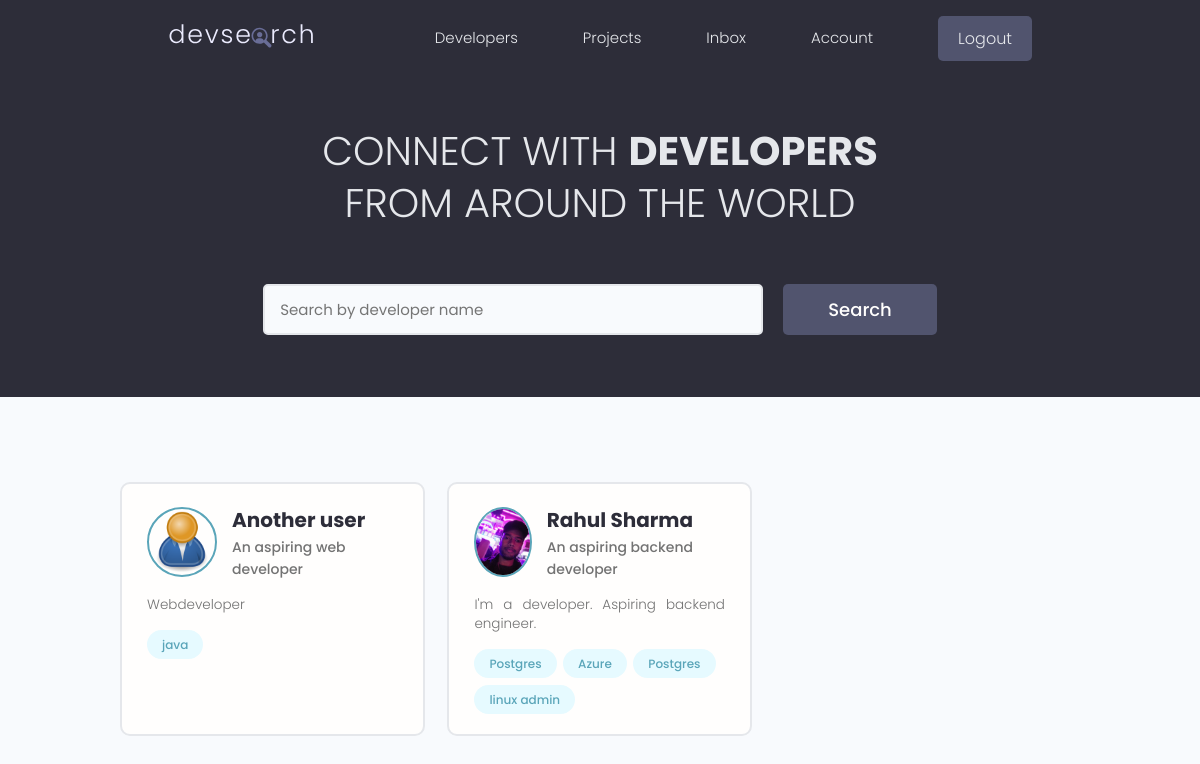
Page / (signed in) on the committed database.
### users/models.py (models this page shows, shortened)
class Profile(models.Model):
    user = models.OneToOneField(
        User, on_delete=models.CASCADE, null=True, blank=True)
    name = models.CharField(max_length=200, blank=True, null=True)
    email = models.EmailField(max_length=500, blank=True, null=True)
    username = models.CharField(max_length=200, blank=True, null=True)
    location = models.CharField(max_length=200, blank=True, null=True)
    short_intro = models.CharField(max_length=200, blank=True, null=True)
    bio = models.TextField(blank=True, null=True)
    profile_image = models.ImageField(
        null=True, blank=True, upload_to='profiles/', default="profiles/user-default.png")
    social_github = models.CharField(max_length=200, blank=True, null=True)
    social_twitter = models.CharField(max_length=200, blank=True, null=True)
    social_linkedin = models.CharField(max_length=200, blank=True, null=True)
    social_youtube = models.CharField(max_length=200, blank=True, null=True)
    social_website = models.CharField(max_length=200, blank=True, null=True)
    created = models.DateTimeField(auto_now_add=True)
    id = models.UUIDField(default=uuid.uuid4, unique=True,
                          primary_key=True, editable=False)

class Skill(models.Model):
    owner = models.ForeignKey(
        Profile, on_delete=models.CASCADE, null=True, blank=True)
    name = models.CharField(max_length=200, blank=True, null=True)
    description = models.TextField(null=True, blank=True)
    created = models.DateTimeField(auto_now_add=True)
    id = models.UUIDField(default=uuid.uuid4, unique=True,
                          primary_key=True, editable=False)
    def __str__(self):
        return str(self.name)

### users/views.py (the view)
# urls.py: path('', views.profiles, name="profiles"),
def profiles(request):
    profiles, search_query = searchProfiles(request)
    context = {'profiles': profiles, 'search_query': search_query}
    return render(request, 'users/profiles.html', context)

### users/utils.py (called while the page is built)
def searchProfiles(request):
    search_query = ''
    if request.GET.get('search_query'):
        search_query = request.GET.get('search_query')
    skills = Skill.objects.filter(name__icontains=search_query)
    profiles = Profile.objects.distinct().filter(
        Q(name__icontains=search_query) |
        Q(short_intro__icontains=search_query) |
        Q(skill__in=skills)
    )
    return profiles, search_query

### users/templates/users/profiles.html (shortened to what this page needs)
{% extends 'main.html' %}
{% block content %}
<main class="home">
    <section class="hero-section text-center">
      <div class="container container--narrow">
        <div class="hero-section__box">
          <h2>CONNECT WITH <span>DEVELOPERS</span></h2>
          <h2>FROM AROUND THE WORLD</h2>
        </div>
        <div class="hero-section__search">
          <form class="form" action="{% url 'profiles' %}" method="get">
            <div class="form__field">
              <input class="input input--text" id="formInput#search" type="text" name="search_query"
                value="{{search_query}}" placeholder="Search by developer name" />
            </div>
            <input class="btn btn--sub btn--lg" type="submit" value="Search" />
          </form>
        </div>
      </div>
    </section>
    <section class="devlist">
      <div class="container">
        <div class="grid grid--three">
            {% for profile in profiles %}
          <div class="column card">
            <div class="dev">
              <a href="{% url 'user-profile' profile.id %}" class="card__body">
                <div class="dev__profile">
                  <img class="avatar avatar--md" src="{{ profile.profile_image.url }}" alt="image" />
                  <div class="dev__meta">
                    <h3>{{profile.name}}</h3>
                    <h5>{{profile.short_intro|slice:"60"}}</h5>
                  </div>
                </div>
                <p class="dev__info">{{profile.bio|slice:"150"}}</p>
                <div class="dev__skills">
                {% for skill in profile.skill_set.all|slice:"5" %}
                  <span class="tag tag--pill tag--main">
                    <small>{{skill}}</small>
                  </span>
                {% endfor %}
                </div>
              </a>
            </div>
          </div>
          {% endfor %}
        </div>
      </div>
    </section>
  </main>
{% endblock content %}

### static/styles/app.css (style rules this page uses)
:root { --color-sub: #2d2d39; }
.btn--sub { background-color: var(--color-sub-light); }
.card { border: 2px solid var(--color-light); }
img { width: 100%; }
.hero-section { height: 40vh; display: flex; align-items: center; background-color: var(--color-sub); }
.hero-section__box { margin-bottom: 4rem; }
.hero-section__box > h2, .hero-section__box > h2 > span { font-size: 4rem; color: var(--color-light); line-height: 1.3; text-transform: uppercase; }
.hero-section__box > h2 { font-weight: 300; }
.hero-section__box > h2 > span { font-weight: 700; }
.hero-section__search > .form { display: flex; align-items: center; justify-content: center; gap: 2rem; }
.hero-section__search > .form input.input--text { width: 50rem; }
.devlist { margin-top: 8rem; }
.devlist .grid { align-items: stretch; }
.devlist .dev .dev__profile { display: flex; align-items: center; gap: 1.5rem; }
.devlist .dev .dev__meta h3 { color: var(--color-sub); font-size: 2rem; font-weight: 700; }
.devlist .dev .dev__meta h5 { color: var(--color-text); font-size: 1.4rem; font-weight: 500; }
.devlist .dev .dev__info { margin: 1.5rem 0; font-size: 1.35rem; line-height: 1.4; text-align: justify; }

### static/uikit/styles/modules/_variables.css (style rules this page uses)
:root { --color-main: #5aa5b9; --color-main-light: #e6faff; --color-sub: #3f4156; --color-sub-light: #51546e; --color-sub-lighter: #ededfd; --color-text: #737373; --color-gray: #8b8b8b; --color-light: #e5e7eb; --color-light-gray: #767676; --color-bg: #f8fafd; --color-white: #fffefd; --color-white-light: #f3f3f3; --color-success: #359e64; --color-success-bg: #def8e8; --color-error: #fc4b0b; --color-error-bg: #fff2ee; --font-base: 'Poppins', arial, helvetica, 'Segoe UI', roboto, ubuntu, sans-serif; --font-monospace: 'Fira Code', 'Courier New', courier, monospace; --font-regular: 300; --font-medium: 500; --font-bold: 700; --generic-shadow: 1px 1px 5px #00000010; --generic-transition: all 0.3s ease-in-out; }

### static/uikit/styles/modules/_base.css (style rules this page uses)
* { margin: 0; padding: 0; box-sizing: border-box; text-rendering: optimizeLegibility; color: inherit; font-size: inherit; }
html { font-size: 50%; }
@media only screen and (min-width: 480px) { html { font-size: 56.25%; } }
@media only screen and (min-width: 1200px) { html { font-size: 62.5%; } }
body { line-height: 1.6; font-weight: 400; font-size: 1.5rem; color: var(--color-text); background-color: var(--color-bg); min-height: 100vh; }

### static/uikit/styles/modules/_typography.css (style rules this page uses)
* { font-family: var(--font-base); }
h2 { font-size: 3.6rem; font-weight: var(--font-bold); }
h3 { font-size: 3.2rem; font-weight: var(--font-medium); }
h5 { font-size: 2.4rem; font-weight: var(--font-medium); }
h5, h6 { font-weight: var(--font-regular); }
p, span, strong { font-size: 1.6rem; color: var(--color-text); font-weight: var(--font-regular); }
a { padding-bottom: 2px; text-decoration: none; display: inline-block; color: var(--color-main); font-weight: var(--font-medium); }

### static/uikit/styles/modules/_utilities.css (style rules this page uses)
.container { width: 92%; max-width: 165rem; margin: 0 auto; box-sizing: border-box; }
.container--narrow { width: 92%; max-width: 120rem; }
@media screen and (min-width: 1000px) { .container { width: 90%; } }
@media screen and (min-width: 1000px) { .container--narrow { width: 85%; } }
@media screen and (min-width: 1200px) { .container { width: 80%; } }
@media screen and (min-width: 1200px) { .container--narrow { width: 72%; } }
.text-center { text-align: center; }

### static/uikit/styles/modules/_avatar.css (style rules this page uses)
.avatar { border-radius: 50%; border: 2px solid var(--color-main); object-fit: cover; }
.avatar--md { height: 7rem; width: 7rem; }

### static/uikit/styles/modules/_button.css (style rules this page uses)
.btn { display: inline-block; position: relative; cursor: pointer; background-color: var(--color-light); font-weight: var(--font-medium); color: var(--color-sub); text-decoration: none; padding: 1rem 2rem; border-radius: 0.5rem; border: none; width: -webkit-fit-content; width: -moz-fit-content; width: fit-content; height: -webkit-fit-content; height: -moz-fit-content; height: fit-content; font-size: 1.6rem; outline-width: 0; outline-color: transparent; -webkit-backface-visibility: hidden; backface-visibility: hidden; transition: all 0.3s ease-in-out; }
.btn--sub { background-color: var(--color-sub); color: var(--color-white); }
.btn--lg { font-size: 1.8rem; padding: 1.2rem 4.5rem; }

### static/uikit/styles/modules/_card.css (style rules this page uses)
.card { border-radius: 1rem; background-color: var(--color-white); border: 1.5px solid var(--color-light); width: auto; height: auto; margin-top: 0.5rem; margin-bottom: 0.5rem; overflow: hidden; }
.card__body, .card__header { padding: 2rem 2.5rem; }

### rows in the picture
Profile: profile_image (placeholder picture), name "Another user", short_intro "An aspiring web developer", bio "Webdeveloper"
Skill: name "java"
Profile: profile_image (picture), name "Rahul Sharma", short_intro "An aspiring backend developer", bio "I'm a developer. Aspiring backend engineer."
Skill: name "Postgres"
Skill: name "Azure"
Skill: name "Postgres"
Skill: name "linux admin"
